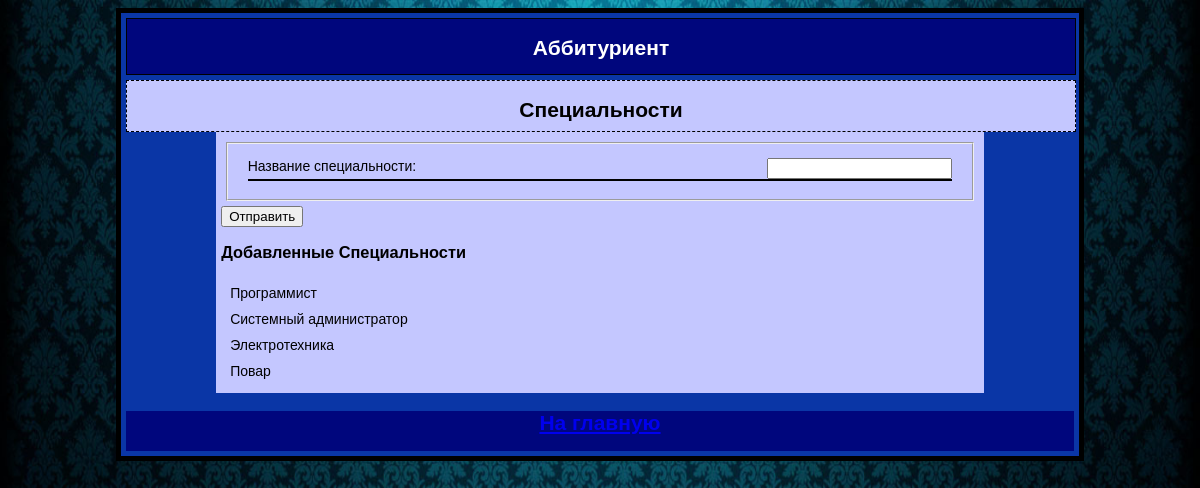
Screenshot of /spec/ with the database file from the repository.
### entrant/models.py (models this page shows, shortened)
class Special(models.Model):#таблица со специальностями
	name = models.CharField(max_length=20)#название

### entrant/views.py (the view)
# urls.py: path('spec/', add_spec),
def add_spec(request):
	if request.method == "POST":
		form = SpecForm(request.POST)
		if form.is_valid():
			post = form.save()
			return HttpResponse("</p>Дисциплина была успешно добавленна!</p><a href='/spec/'>Вернутся обратно</a>")
	else:
		form = SpecForm()
	return render(request, 'add_and_show.html', {'form':form,
		                                'name': 'Специальности',
		                                'list': Special.objects.all()})

### entrant/forms.py (shortened to what this page needs)
class SpecForm(forms.Form):
	name = forms.CharField(max_length=20, label='Название специальности')

### templates/add_and_show.html (shortened to what this page needs)
{% extends 'base.html' %}
{% block name %}
	<h2>{{ name }}</h2>
{% endblock %}
{% block content %}
	<form method="post">
    	<fieldset>
            <ul>
        	{% for field in form %}
                <li>
            	   <label>{{ field.label }}:</label>
                   {{ field }}
                   <div class="error">
                    </div>
                </li>
        	{% endfor %}
            </ul>
    	</fieldset>
        <button type="submit">Отправить</button>
	</form>
    <h3>Добавленные {{ name }}</h3>
    <ul>
        {% for i in list %}
            <li>{{ i.name }}</li>
        {% endfor %}
    </ul>
{% endblock %}

### templates/base.html (style rules this page uses)
body { background: url('/media/background.jpg') no-repeat fixed; background-size: 100% 100%; color: #000; font-family: Arial, sans-serif; font-size: 14px; }
ul { padding: 2px; margin: 2px; text-decoration: none; display: block; }
ul li { list-style-type: none; padding: 5px; }
fieldset { margin: 5px; }
input, select { float:right; }
label { float: left; }
.error { background-color: red; border: black 1px solid; clear: both; }

### rows the page displays
Special: name "Программист"
Special: name "Системный администратор"
Special: name "Электротехника"
Special: name "Повар"

### other values shown
{{ name }} "Специальности"
{{ field.label }} "Название специальности"
